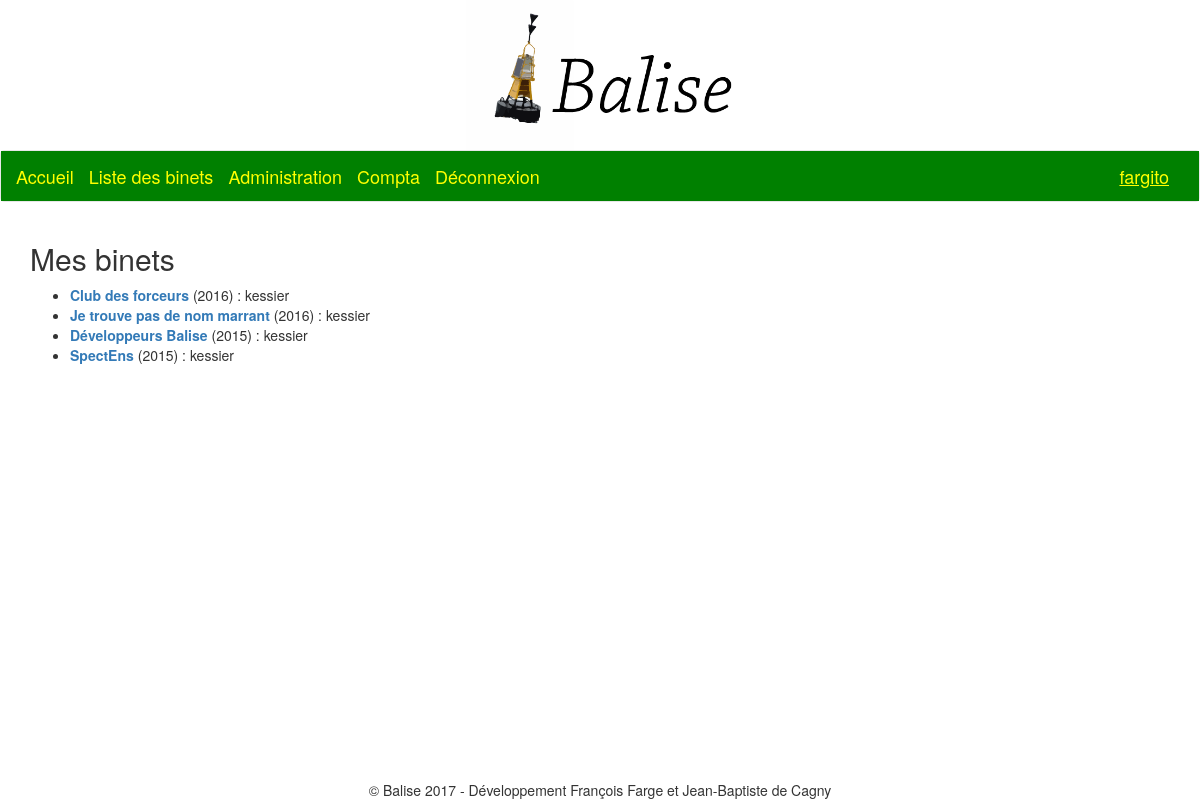
Page /compta/ (signed in) on the committed database.
### binets/models.py (models this page shows, shortened)
class Binet(models.Model):
	nom = models.CharField(max_length=100)
	description = models.TextField(blank=True, null = True) # facultatif
	type_binet = models.ForeignKey('TypeBinet', verbose_name = "Type du binet")
	remarques_admins = models.TextField(blank=True, null = True) # facultatif
	is_active = models.BooleanField(verbose_name = "Actif", default=True)
	current_president = models.ForeignKey(User, verbose_name = "Président", related_name = "current_president")
	current_tresorier = models.ForeignKey(User, verbose_name = "Trésorier", related_name = "current_tresorier")
	current_promotion = models.ForeignKey('accounts.Promotion', verbose_name = "Promo")
	class Meta:
		ordering = ('current_promotion', 'nom',)
		unique_together = ('nom',)

### accounts/models.py (models this page shows)
class Promotion(models.Model):
	nom = models.CharField(max_length=4)
	class Meta:
		ordering = ('-nom',)
		unique_together = ('nom',)
	def __str__(self):
		return self.nom

### compta/views.py (the view)
@login_required
def my_binets(request):
	if request.user.is_staff:
		liste_binets = Binet.objects.all()
	else:
		liste_binets = Binet.objects.filter(
			Q(current_president=request.user) |
			Q(current_tresorier=request.user))
	return render(request, 'compta/my_binets.html', locals())

### compta/templates/compta/my_binets.html
{% extends 'base.html' %}
{% block content %}
	<h2>Mes binets</h2>
	<ul>
	{% for binet in liste_binets %}
		<div class="binet">
			<li>
				<strong><a>{{ binet.nom }}</a> </strong>({{ binet.current_promotion }}) :
				{% if binet.current_president == user %}
					président
				{% elif binet.current_tresorier == user %}
					trésorier
				{% elif user.is_staff %}
					kessier
				{% endif %}
			</li>
		</div>
	{% endfor %}
	</ul>
{% endblock %}

### templates/base.html (shortened to what this page needs)
<!DOCTYPE html>
{% load static %}
<html lang="fr">
<head>
   <link rel="stylesheet" href="{% static 'css/style.css' %}" />
   <link rel="stylesheet" href="{% static 'css/dist/css/bootstrap.min.css' %}" />
</head>
<body>
  <header>
    <img src="{% static 'img/Balise_2.png' %}" alt="Logo Balise" class='centre' />
  </header>
  <nav class='navbar navbar-default'>
  	<div class='container-fluid kesdorado'>
      <div class='navbar-header'>
        <a href="/" class='navbar-brand'><p class='kesdorado'>Accueil</p></a>
      </div>
      {% block nav %}
        <div class='collapse navbar-collapse' id='onglets'>
         <ul class='nav navbar-nav'>
            {% if user.is_authenticated %}
              <li><a href="/binets" class='navbar-brand'><p class='kesdorado'>Liste des binets</p></a></li>
              {% if user.is_staff %}<li><a href="/backend" class='navbar-brand'><p class='kesdorado'>Administration</p></a></li>{% endif %}
              <li><a href="/compta" class='navbar-brand'><p class='kesdorado'>Compta</p></a></li>
              <li><a href="/accounts/logout" class='navbar-brand'><p class='kesdorado'>Déconnexion</p></a></li>
            {% else %}
              <li><a href="/accounts/login" class='navbar-brand'><p class='kesdorado'>Connexion</p></a></li>
            {% endif %}
         </ul>
            {% if user.is_authenticated %}
<div class='nav navbar-nav navbar-right'>
              <a href="/accounts" class='navbar-brand'><p class='kesdorado'><u>{{ user.username }}</u></p></a>
</div>
            {% endif %}
        </div>
      {% endblock %}
  	</div>
  </nav>
 <section id="content" class='marge-bas'>
<div class='container'>
     {% block content %}{% endblock %}
</div>
 </section>
<footer>&copy; Balise 2017 - Développement François Farge et Jean-Baptiste de Cagny</footer>
</body>
</html>

### static/css/style.css (style rules this page uses)
img.centre { display: block; margin: auto; height: 150px; }
footer { bottom: 0px; position: fixed; width: 100%; text-align: center; z-index: 1; background-color: white; }
.kesdorado { background-color: green; color: yellow; }
.marge-bas { margin-bottom: 50px; }

### rows in the picture
Binet: nom "Club des forceurs", current_promotion "2016", shows "kessier"
Binet: nom "Je trouve pas de nom marrant", current_promotion "2016", shows "kessier"
Binet: nom "Développeurs Balise", current_promotion "2015", shows "kessier"
Binet: nom "SpectEns", current_promotion "2015", shows "kessier"

### other values in the picture
{{ user.username }} "fargito"
